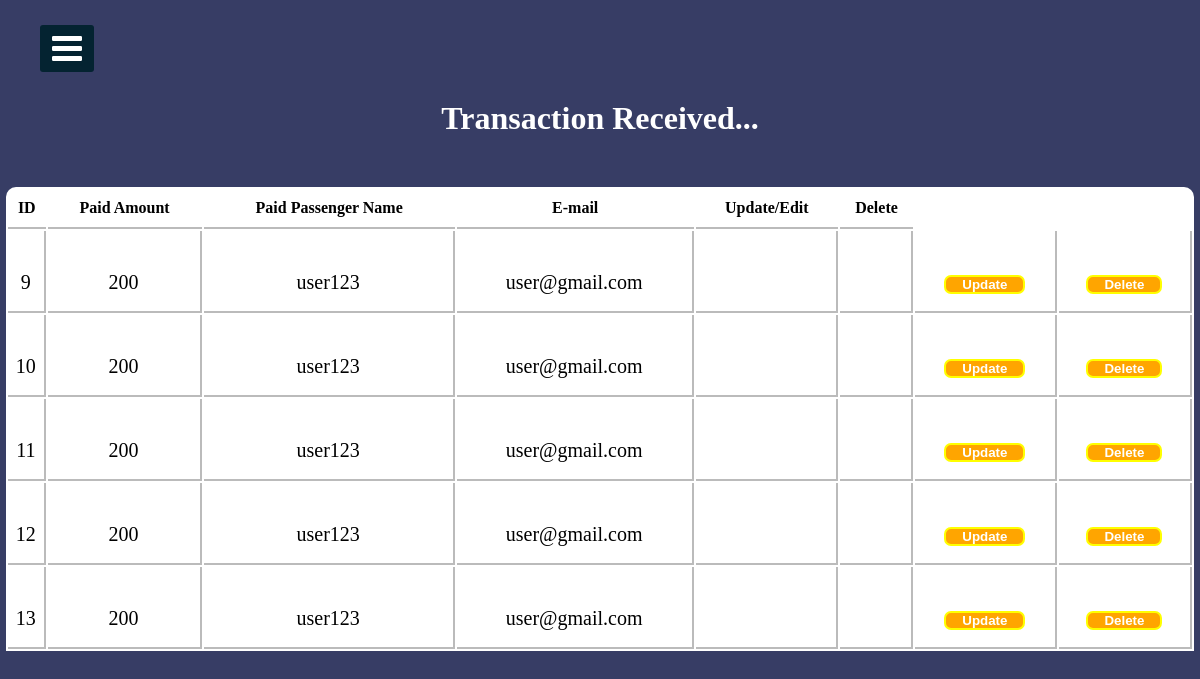
Page /PaymentManage.php on the committed database.
### tables this page shows
CREATE TABLE `payment` (
  `id` int(11) NOT NULL,
  `amount` float NOT NULL,
  `name` varchar(255) NOT NULL,
  `email` varchar(255) NOT NULL,
  `address` varchar(255) NOT NULL,
  `city` varchar(255) NOT NULL,
  `state` varchar(255) NOT NULL,
  `zip_code` int(6) NOT NULL,
  `card_name` varchar(255) NOT NULL,
  `card_number` varchar(16) NOT NULL,
  `exp_month` varchar(20) NOT NULL,
  `exp_year` varchar(20) NOT NULL,
  `cvv` int(4) NOT NULL
);

### PaymentManage.php (the view, shortened to what this page needs)
<?php include("connection.php")?>
<!DOCTYPE html>
<html>
<head>
    <link rel="stylesheet" href="https://cdnjs.cloudflare.com/ajax/libs/font-awesome/4.7.0/css/font-awesome.min.css">
    <link rel="stylesheet" href="cssfile/sidebar.css">
</head>
<body>
    <label for="check">
        <i class="fa fa-bars" id="btn"></i>
    </label>
    <div class="sidebar2">
        <h1 class="adminTopic">Transaction Received...</h1>
        <?php
    $sqlget="SELECT * FROM payment";
    $sqldata=mysqli_query($conn,$sqlget) or die('error getting');
    echo "<table>";
    echo "<tr>
      <th>ID</th>
    <th>Paid Amount</th>
    <th>Paid Passenger Name</th>
    <th>E-mail</th>
    <th>Update/Edit</th>
    <th>Delete</th>
       </tr>";
       while ($row=mysqli_fetch_array($sqldata,MYSQLI_ASSOC))
       {
        echo "<tr><td>";
        echo $row['id'];
        echo "</td><td>";
        echo $row['amount'];
        echo "</td><td>";
        echo $row['name'];
        echo "</td><td>";
        echo $row['email'];
        echo "</td><td>";
              echo "</td><td>";
        echo "</td>";
        ?>
        <td>
            <button style="border:2px solid yellow; border-radius:7px; background-color:orange;color:white;">
                <a href="updateTransactionRecivied.php?id=<?php echo $row['id'];?>">
                    Update
                </a>
            </button>
        </td>
        <td>
            <button style="border:2px solid yellow; border-radius:7px; background-color:orange;color:white;">
                <a href="deleteTransactionRecivied.php?id=<?php echo $row['id'];?>">
                    Delete
                </a>
            </button>
        </td>
        </tr>
        <?php
       }
       echo "</table>";
?>
    </div>
</body>
</html>

### sidebar.css (style rules this page uses)
* { margin: 0; padding: 0; list-style: none; text-decoration: none; }
label #btn, label #cancle { position: absolute; cursor: pointer; background: #042331; color: #fff; border-radius: 3px; }
label #btn { left: 40px; top: 25px; font-size: 35px; color: #fff; padding: 6px 12px; transition: all 0.5s; }

### PaymentManage.php (style rules this page uses)
body { background: #373d65; background-position: center; background-size: cover; height: 700px; background-repeat: no-repeat; background-attachment: fixed; }
.adminTopic { text-align: center; color: #fff; margin-top: 100px; }
table { width: 99%; border-collapse: separate !important; margin: auto; text-align: center; margin-top: 50px; background-color: rgb(255, 255, 255); border-radius: 10px 10px 0px 0px; }
table th { border-bottom: 2px solid rgb(187, 187, 187); padding: 10px 0px 10px 0px; font-family: "balsamiq_sansitalic" !important; }
table tr td { border-right: 2px solid rgb(187, 187, 187); height: 58px; padding: 22px 0px 0px 0px; font-family: "monospace;" !important; border-bottom: 2px solid rgb(187, 187, 187); font-size: 20px; }
table tr td a { color: white; border-radius: 5px; padding: 6px; text-decoration: none; margin: 10px; font-weight: 700; }
button { padding: 5px 5px 5px 5x; }

### rows in the picture
payment: id "9", amount "200", name "user123", email "user@gmail.com"
payment: id "10", amount "200", name "user123", email "user@gmail.com"
payment: id "11", amount "200", name "user123", email "user@gmail.com"
payment: id "12", amount "200", name "user123", email "user@gmail.com"
payment: id "13", amount "200", name "user123", email "user@gmail.com"
